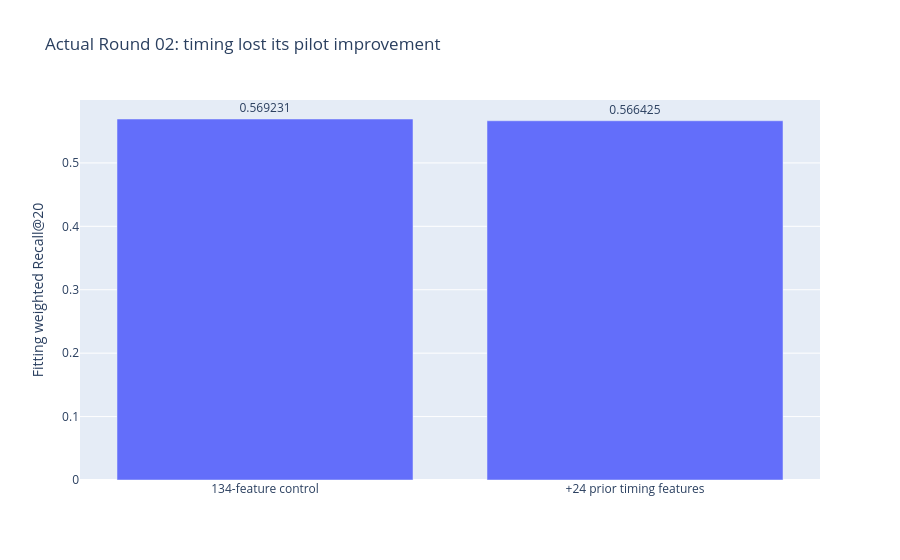

The notebook cell this image was saved under:
### Markdown cell above
## 1. The replication did not support retention
These are actual Round 02 fitting-only scores. Do not compare them directly to Kaggle.

### Code cell
arms = ["control_shared", "plus_timing"]
fig = go.Figure(go.Bar(x=["134-feature control", "+24 prior timing features"],
                      y=[reference["arms"][a]["weighted_recall_at_20"] for a in arms],
                      text=[f'{reference["arms"][a]["weighted_recall_at_20"]:.6f}' for a in arms],
                      textposition="outside"))
fig.update_layout(title="Actual Round 02: timing lost its pilot improvement", yaxis_title="Fitting weighted Recall@20")
show(fig)
print("Timing change:", reference["comparison"]["gain"])

### Figure 1 — Plotly figure (JSON) as saved in the notebook; plotly's stock layout.template omitted (floating-point values rounded to 4 significant figures)
{"data": [{"text": ["0.569231", "0.566425"], "textposition": "outside", "type": "bar", "x": ["134-feature control", "+24 prior timing features"], "y": [0.5692, 0.5664]}], "layout": {"title": {"text": "Actual Round 02: timing lost its pilot improvement"}, "yaxis": {"title": {"text": "Fitting weighted Recall@20"}}}}
